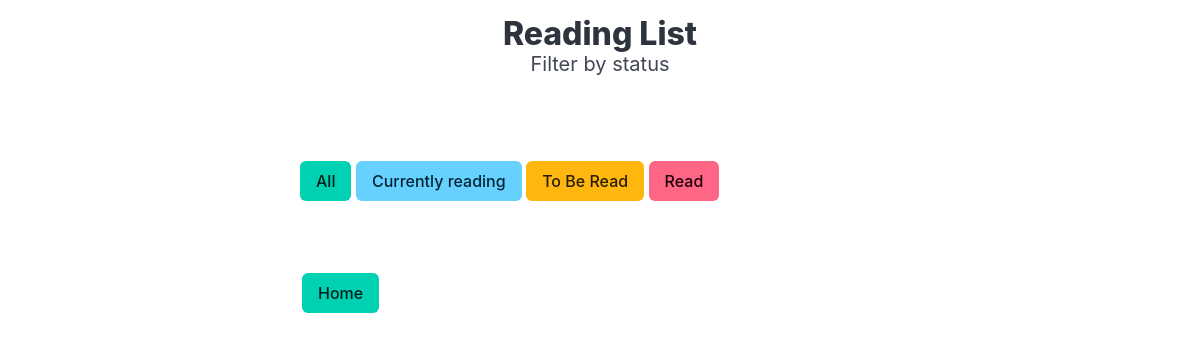
The page /view/read on the database as committed earlier.
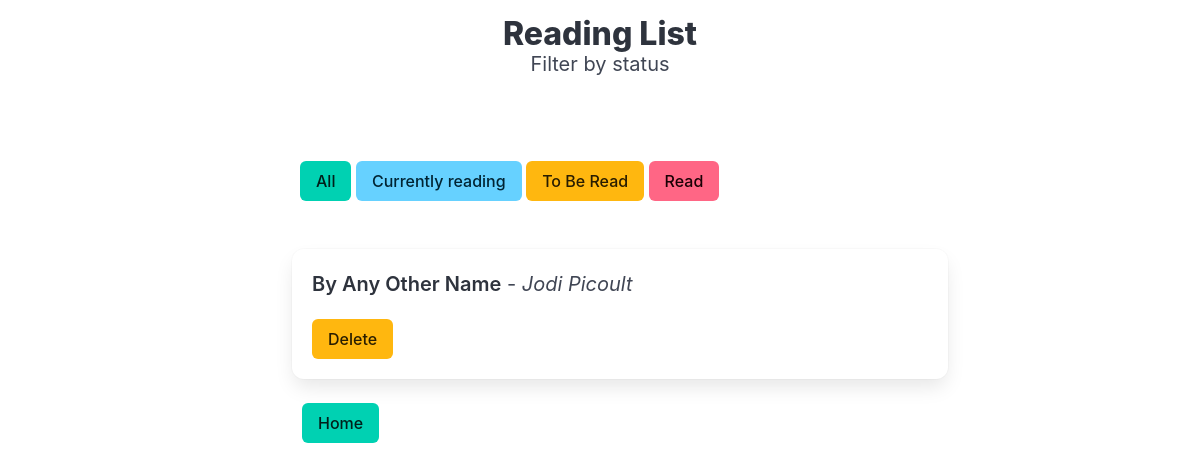
The same page on the database as committed later.
### tables this page shows
CREATE TABLE book (
            book_id INTEGER PRIMARY KEY AUTOINCREMENT,
            title TEXT NOT NULL,
            author TEXT NOT NULL,
            status TEXT,
            added_at TEXT NOT NULL
        );

### app.py (the view)
@app.route('/view/<status>')
def viewbystatus(status):
    books = get_books_by_status(status)
    return render_template('viewtitle.html', books = books, current_status = status)

### database.py (called while the page is built)
def get_db():
    conn = sqlite3.connect('book.db')
    conn.row_factory = sqlite3.Row
    return conn

def get_books_by_status(status):
    conn = get_db()
    cursor = conn.cursor()
    books = cursor.execute('SELECT * FROM book where status = ?', (status,)).fetchall()
    result = []
    for book in books:
        result.append({
            'id': book['book_id'],
            'title': book['title'],
            'author': book['author'],
            'status': book['status']
        })
    conn.close()
    return result

### templates/viewtitle.html (shortened to what this page needs)
<!DOCTYPE html>
<html lang="en">
<head>
    <link rel="stylesheet" href="https://cdn.jsdelivr.net/npm/bulma@1.0.4/css/bulma.min.css">
    <link rel="stylesheet" href="../static/style.css">
</head>
<body>
    <h1 class="title has-text-centered mt-4">Reading List</h1>
    <h2 class="subtitle has-text-centered">Filter by status</h2>
    <div class="column is-three-fifths is-offset-one-fifth">
        <div class="section">
            <a href="/view"><button class="button is-primary">All</button></a>
            <a href="/view/currently_reading"><button class="button is-info">Currently reading</button></a>
            <a href="/view/to_be_read"><button class="button is-warning">To Be Read</button></a>
            <a href="/view/read"><button class="button is-danger">Read</button></a>
        </div>
        <div class="content is-medium">
            <ul>
                {% for book in books %}
                <li class="box">
                    <p class="listing"><strong>{{ book.title }}</strong> - <em>{{ book.author}}</em></p>
                    <form method="POST" action="/delete/{{ book.id }}" style="display: inline;">
            <button class="button is-warning" type="submit" onclick="return confirm('Delete this book?')">Delete</button>
        </form>
                </li>
                {% endfor %}
            </ul>
        </div>
        <a href="{{url_for('tracker')}}" id="homebutton">
                <button class="button is-primary">Home</button>
            </a>
    </div>
</body>
</html>

Rows that differ between the two databases and show on the page:
added book: title "By Any Other Name", author "Jodi Picoult"
